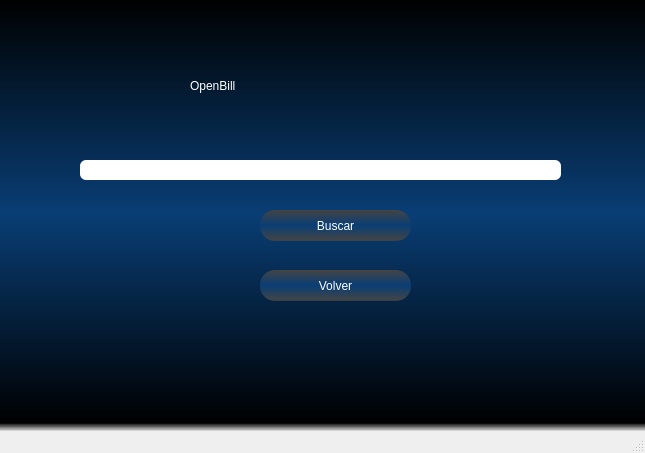
<?xml version="1.0" encoding="UTF-8"?>
<ui version="4.0">
 <class>MainWindow2</class>
 <widget class="QMainWindow" name="MainWindow2">
  <property name="geometry">
   <rect>
    <x>0</x>
    <y>0</y>
    <width>645</width>
    <height>453</height>
   </rect>
  </property>
  <property name="minimumSize">
   <size>
    <width>645</width>
    <height>453</height>
   </size>
  </property>
  <property name="maximumSize">
   <size>
    <width>645</width>
    <height>453</height>
   </size>
  </property>
  <property name="windowTitle">
   <string>MainWindow</string>
  </property>
  <property name="styleSheet">
   <string notr="true">QWidget#centralwidget{
background-color: qlineargradient(spread:reflect, x1:0, y1:0, x2:0, y2:1, stop:0 rgba(0, 0, 0, 255), stop:0.494318 rgba(9, 62, 117, 255), stop:0.98 rgba(0, 0, 0, 255), stop:1 rgba(0, 0, 0, 0));}</string>
  </property>
  <widget class="QWidget" name="centralwidget">
   <widget class="QLabel" name="label">
    <property name="geometry">
     <rect>
      <x>190</x>
      <y>30</y>
      <width>271</width>
      <height>111</height>
     </rect>
    </property>
    <property name="styleSheet">
     <string notr="true">
font: 90 70pt &quot;Bahnschrift Condensed&quot;;
color: white;</string>
    </property>
    <property name="text">
     <string>OpenBill</string>
    </property>
   </widget>
   <widget class="QLineEdit" name="lineEdit">
    <property name="geometry">
     <rect>
      <x>80</x>
      <y>160</y>
      <width>481</width>
      <height>20</height>
     </rect>
    </property>
    <property name="styleSheet">
     <string notr="true">border-radius:6px;</string>
    </property>
   </widget>
   <widget class="QPushButton" name="SearchButton">
    <property name="geometry">
     <rect>
      <x>260</x>
      <y>210</y>
      <width>151</width>
      <height>31</height>
     </rect>
    </property>
    <property name="styleSheet">
     <string notr="true">border-radius:15px;
background-color: qlineargradient(spread:reflect, x1:0, y1:0, x2:0, y2:1, stop:0 rgba(68, 68, 68, 255), stop:0.494318 rgba(9, 62, 117, 255), stop:0.98 rgba(68, 68, 68, 255), stop:1 rgba(0, 0, 0, 0));
font: 90 15pt &quot;Bahnschrift Condensed&quot;;
color: white;</string>
    </property>
    <property name="text">
     <string>Buscar</string>
    </property>
   </widget>
   <widget class="QPushButton" name="pushButton_3">
    <property name="geometry">
     <rect>
      <x>260</x>
      <y>270</y>
      <width>151</width>
      <height>31</height>
     </rect>
    </property>
    <property name="styleSheet">
     <string notr="true">border-radius:15px;
background-color: qlineargradient(spread:reflect, x1:0, y1:0, x2:0, y2:1, stop:0 rgba(68, 68, 68, 255), stop:0.494318 rgba(9, 62, 117, 255), stop:0.98 rgba(68, 68, 68, 255), stop:1 rgba(0, 0, 0, 0));
font: 90 15pt &quot;Bahnschrift Condensed&quot;;
color: white;</string>
    </property>
    <property name="text">
     <string>Volver</string>
    </property>
   </widget>
  </widget>
  <widget class="QMenuBar" name="menubar">
   <property name="geometry">
    <rect>
     <x>0</x>
     <y>0</y>
     <width>645</width>
     <height>21</height>
    </rect>
   </property>
  </widget>
  <widget class="QStatusBar" name="statusbar"/>
 </widget>
 <resources/>
 <connections/>
</ui>
